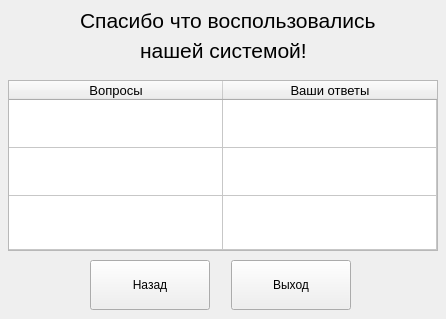
<?xml version="1.0" encoding="UTF-8"?>
<ui version="4.0">
    <class>MainWindow</class>
    <widget class="QMainWindow" name="MainWindow">
        <property name="geometry">
            <rect>
                <x>0</x>
                <y>0</y>
                <width>446</width>
                <height>319</height>
            </rect>
        </property>
        <property name="minimumSize">
            <size>
                <width>446</width>
                <height>319</height>
            </size>
        </property>
        <property name="maximumSize">
            <size>
                <width>446</width>
                <height>319</height>
            </size>
        </property>
        <property name="windowTitle">
            <string>MainWindow</string>
        </property>
        <widget class="QWidget" name="centralwidget">
            <widget class="QLabel" name="label">
                <property name="geometry">
                    <rect>
                        <x>80</x>
                        <y>0</y>
                        <width>301</width>
                        <height>41</height>
                    </rect>
                </property>
                <property name="font">
                    <font>
                        <family>Segoe UI</family>
                        <pointsize>16</pointsize>
                    </font>
                </property>
                <property name="text">
                    <string>Спасибо что воспользовались</string>
                </property>
            </widget>
            <widget class="QLabel" name="label_2">
                <property name="geometry">
                    <rect>
                        <x>140</x>
                        <y>30</y>
                        <width>171</width>
                        <height>41</height>
                    </rect>
                </property>
                <property name="font">
                    <font>
                        <family>Segoe UI</family>
                        <pointsize>16</pointsize>
                    </font>
                </property>
                <property name="text">
                    <string>нашей системой!</string>
                </property>
            </widget>
            <widget class="QTableWidget" name="tableWidget">
                <property name="geometry">
                    <rect>
                        <x>8</x>
                        <y>80</y>
                        <width>430</width>
                        <height>171</height>
                    </rect>
                </property>
                <property name="minimumSize">
                    <size>
                        <width>430</width>
                        <height>0</height>
                    </size>
                </property>
                <property name="maximumSize">
                    <size>
                        <width>430</width>
                        <height>500</height>
                    </size>
                </property>
                <property name="font">
                    <font>
                        <pointsize>10</pointsize>
                    </font>
                </property>
                <property name="dragDropOverwriteMode">
                    <bool>false</bool>
                </property>
                <property name="wordWrap">
                    <bool>true</bool>
                </property>
                <attribute name="horizontalHeaderVisible">
                    <bool>true</bool>
                </attribute>
                <attribute name="horizontalHeaderCascadingSectionResizes">
                    <bool>false</bool>
                </attribute>
                <attribute name="horizontalHeaderDefaultSectionSize">
                    <number>214</number>
                </attribute>
                <attribute name="horizontalHeaderHighlightSections">
                    <bool>false</bool>
                </attribute>
                <attribute name="horizontalHeaderMinimumSectionSize">
                    <number>45</number>
                </attribute>
                <attribute name="horizontalHeaderShowSortIndicator" stdset="0">
                    <bool>false</bool>
                </attribute>
                <attribute name="horizontalHeaderStretchLastSection">
                    <bool>false</bool>
                </attribute>
                <attribute name="verticalHeaderVisible">
                    <bool>false</bool>
                </attribute>
                <attribute name="verticalHeaderCascadingSectionResizes">
                    <bool>false</bool>
                </attribute>
                <attribute name="verticalHeaderDefaultSectionSize">
                    <number>48</number>
                </attribute>
                <attribute name="verticalHeaderMinimumSectionSize">
                    <number>30</number>
                </attribute>
                <attribute name="verticalHeaderStretchLastSection">
                    <bool>true</bool>
                </attribute>
                <row>
                    <property name="text">
                        <string/>
                    </property>
                </row>
                <row>
                    <property name="text">
                        <string/>
                    </property>
                </row>
                <row>
                    <property name="text">
                        <string/>
                    </property>
                </row>
                <column>
                    <property name="text">
                        <string>Вопросы</string>
                    </property>
                </column>
                <column>
                    <property name="text">
                        <string>Ваши ответы</string>
                    </property>
                </column>
                <item row="0" column="0">
                    <property name="text">
                        <string/>
                    </property>
                    <property name="flags">
                        <set>ItemIsUserCheckable</set>
                    </property>
                </item>
            </widget>
            <widget class="QPushButton" name="btn_back">
                <property name="geometry">
                    <rect>
                        <x>90</x>
                        <y>260</y>
                        <width>120</width>
                        <height>50</height>
                    </rect>
                </property>
                <property name="font">
                    <font>
                        <family>Segoe UI</family>
                    </font>
                </property>
                <property name="text">
                    <string>Назад</string>
                </property>
            </widget>
            <widget class="QPushButton" name="btn_exit">
                <property name="geometry">
                    <rect>
                        <x>231</x>
                        <y>260</y>
                        <width>120</width>
                        <height>50</height>
                    </rect>
                </property>
                <property name="font">
                    <font>
                        <family>Segoe UI</family>
                    </font>
                </property>
                <property name="text">
                    <string>Выход</string>
                </property>
            </widget>
        </widget>
    </widget>
    <resources/>
    <connections/>
</ui>
